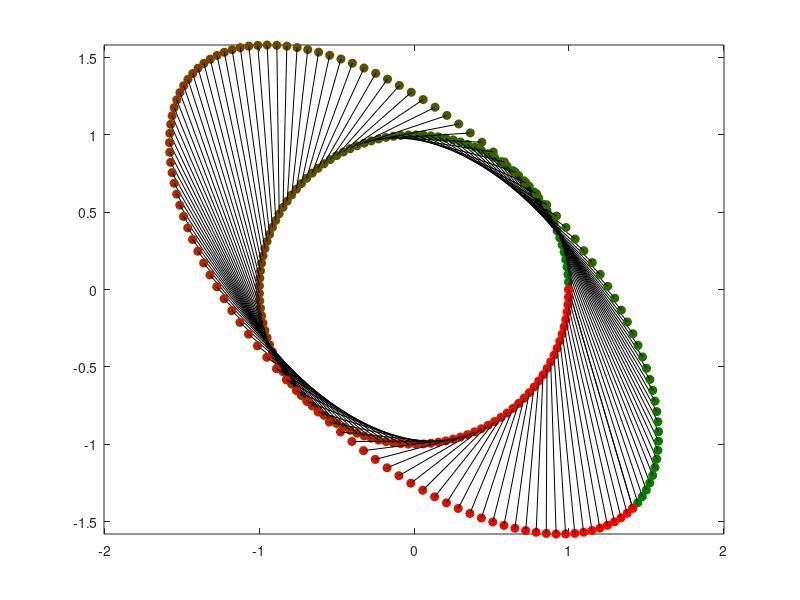

The MATLAB source for this figure:
clear; clc; close all;

A = [sqrt(2)/2,  sqrt(2)/2;
     -sqrt(2)/2, sqrt(2)/2] * ...
    [2, 0;
     0, 1];
 
%   xf = 2x+y
%   yf = y

Count = 130;
lnsps = linspace(0, 2*pi, Count);

circ = NaN(2, Count);
for i = 1:Count
    phi = lnsps(i);
    circ(1, i) = cos(phi);
    circ(2, i) = sin(phi);
end

circA = A*circ;

figure();

for i = 1:Count
    
    Red = [1, 0, 0];
    Green = [0, 0.5, 0];
    
    mycolor = Red * (i-1) / Count + Green * (Count - i + 1) / Count;
    
plot(circ(1, i), circ(2, i), 'o', 'MarkerFaceColor', mycolor, 'MarkerEdgeColor', mycolor); hold on;
plot(circA(1, i), circA(2, i), 'o', 'MarkerFaceColor', mycolor, 'MarkerEdgeColor', mycolor); hold on;

plot([circ(1, i), circA(1, i)], [circ(2, i), circA(2, i)], ...
    'k', 'LineWidth', 0.5); hold on;


end
axis equal;












